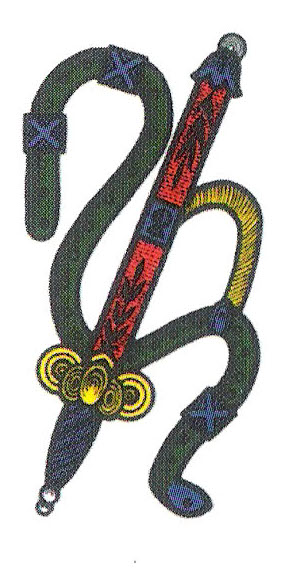
#> input picture Images/Cards/AS.jpg, 297 x 576 px
$ jupyter execute --allow-errors Esperimenti_classifier.ipynb
#> lines starting #> are read from the running program, lines starting #| are printed output that depends on the picture; after the words box and inside, x2 and y2 are one past the last pixel; in counts of white or black regions, pixels touching at a corner belong together
### utilities.py
import cv2
import numpy as np
import matplotlib.pyplot as plt

class Config:
    working_directory = "workingDirectory/"
    class CardTypes:
        with_special_symbols = ["4S","5S","4O","7S"]
        individual_shape = ["AO","AC","AB","AS","2S","3S","3B","2B","2C"]
        contours_to_count=["2O","3O","5O","6O","7O","3C","4C","5C","6C","7C","4B","5B","6B","7B",
        "6S"]
        contours_to_evaluate_color=["9O","9C","9B","9S","8O","8C","8B","8S","RO","RC","RB","RS"]

# [34 lines left out: functions reverse_tuple, print_image, not called in this run]

#refer to the file preprocessing_exp.ipynb
def gray_image(image):
    return cv2.cvtColor(image,cv2.COLOR_BGR2GRAY)
#refer to the file preprocessing_exp.ipynb
def image_inversion(image):
    return (255-image)

#refer to the file preprocessing_exp.ipynb
def preprocess_image(image,alpha = 1.9,beta=1,invert_binary = True):
    image = white_balance(image)
    gray_image = cv2.cvtColor(image,cv2.COLOR_BGR2GRAY)
    median_image = cv2.medianBlur(gray_image,3)
    img_contrasty_post_median = cv2.convertScaleAbs(median_image, alpha, beta)
    th, binary_image = cv2.threshold(img_contrasty_post_median, 155, 255, cv2.THRESH_BINARY)
    if(invert_binary):
        temp_bin = image_inversion(binary_image)
    else:temp_bin = binary_image
    contours, _ = cv2.findContours(temp_bin, cv2.RETR_EXTERNAL, cv2.CHAIN_APPROX_SIMPLE)
    ordered_contours = sorted(contours, key=cv2.contourArea, reverse=True)
    return binary_image, tuple(ordered_contours)

# [67 lines left out: functions average_hue_of_contours, label_properties, label_properties_raw, label_properties_generated, not called in this run]

def white_balance(img):
    img_float = img.astype(np.float32)

    # Compute the average value for each channel
    avg_b = np.mean(img_float[:,:,0])
    avg_g = np.mean(img_float[:,:,1])
    avg_r = np.mean(img_float[:,:,2])

    # Compute the scaling factors
    avg_gray = (avg_b + avg_g + avg_r) / 3.0
    scale_b = avg_gray / avg_b
    scale_g = avg_gray / avg_g
    scale_r = avg_gray / avg_r

    # Apply the scaling factors to each channel
    balanced_img = np.zeros_like(img_float)
    balanced_img[:,:,0] = img_float[:,:,0] * scale_b
    balanced_img[:,:,1] = img_float[:,:,1] * scale_g
    balanced_img[:,:,2] = img_float[:,:,2] * scale_r

    # Clip the values to the valid range [0, 255]
    balanced_bgr_img = np.clip(balanced_img, 0, 255).astype(np.uint8)

    return balanced_bgr_img

def label_class_only(path):
    import re
    list_of_matches = re.findall("(.)([A-Z])\.jpg", path)
    arr = list_of_matches.pop()
    if arr[0]+arr[1] in Config.CardTypes.individual_shape:
        label = arr[0]+arr[1]
    elif  arr[0]+arr[1] in Config.CardTypes.contours_to_count:
        label = arr[1]
    else: label = arr[0]
    return {"value": arr[0],"seed": arr[1],"label": label}

def images_paths(dataset_directory):
#> further down, image is the input picture: shape (576, 297, 3); mean B, G, R 192.4, 195.5, 197.3
    import glob
    paths =[]
    for x in glob.iglob(dataset_directory + "*.jpg"):
        paths.append(x)
    return paths

def print_used(image,contours):
    cv2.drawContours(image, contours[0], -1, (0, 255, 0), 2)
    print(image)

### Esperimenti_classifier.ipynb
[cell 1]
from sklearn import svm
from sklearn.model_selection import train_test_split
from sklearn.metrics import classification_report, accuracy_score
import utilities as ut
import cv2
import joblib

images_paths = ut.images_paths("Images/Cards/")

labels = []
hu_moments = []
#> (the rest of this cell did not finish here and is left out)

#> in white_balance, `avg_b = np.mean(img_float[:,:,0])`: avg_b = 192.4
#> in white_balance, `avg_g = np.mean(img_float[:,:,1])`: avg_g = 195.5
#> in white_balance, `avg_r = np.mean(img_float[:,:,2])`: avg_r = 197.3
#> in white_balance, `avg_gray = (avg_b + avg_g + avg_r) / 3.0`: avg_gray = 195.1
#> in white_balance, `scale_b = avg_gray / avg_b`: scale_b = 1.01
#> in white_balance, `scale_g = avg_gray / avg_g`: scale_g = 0.998
#> in white_balance, `scale_r = avg_gray / avg_r`: scale_r = 0.989
#> in white_balance, `balanced_img[:,:,0] = img_float[:,:,0] * scale_b`:
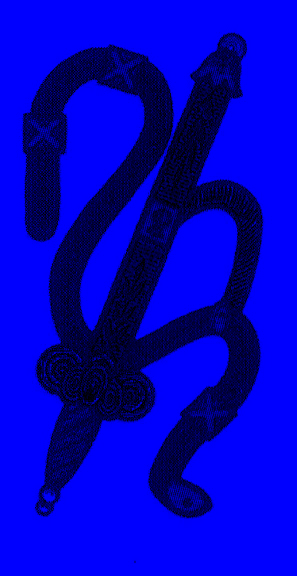
#> balanced_img: shape (576, 297, 3) float32; mean B, G, R 194.9, 0, 0; drawn with min black and max white
#> in white_balance, `balanced_img[:,:,1] = img_float[:,:,1] * scale_g`:
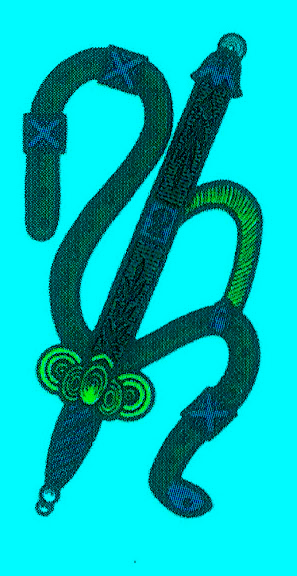
#> balanced_img: shape (576, 297, 3) float32; mean B, G, R 194.9, 195, 0; drawn with min black and max white
#> in preprocess_image, `gray_image = cv2.cvtColor(image,cv2.COLOR_BGR2GRAY)`:
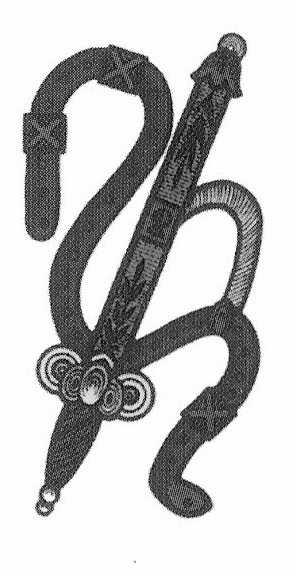
#> gray_image: shape (576, 297); min 0, max 254, mean 194.7
#> in preprocess_image, `median_image = cv2.medianBlur(gray_image,3)`:
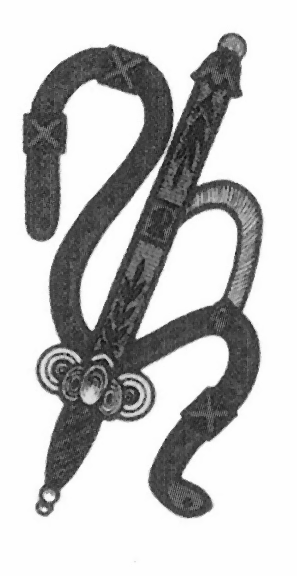
#> median_image: shape (576, 297); min 13, max 254, mean 194.5
#> in preprocess_image, `th, binary_image = cv2.threshold(img_contrasty_post_median, 155, 255, ..`:
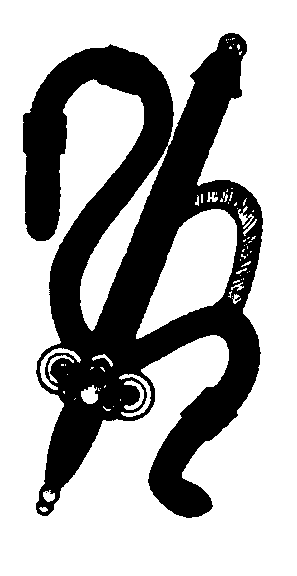
#> binary_image: shape (576, 297); 67.9% white; 2 black regions (1 under 20 px), largest, box (x1, y1, x2, y2) and area: (23, 33, 263, 518) 54893
#> in image_inversion, `return (255-image)`: returned value: shape (576, 297); 32.1% white; 2 white regions (1 under 20 px)
#> in preprocess_image, `contours, _ = cv2.findContours(temp_bin, cv2.RETR_EXTERNAL, cv2.CHAIN_..`: contours = 1 contour; box (x1, y1, x2, y2) and area: (23, 33, 263, 518) 66766
#> in preprocess_image, `ordered_contours = sorted(contours, key=cv2.contourArea, reverse=True)`: ordered_contours has the same summary as contours
    sample_proprerties = ut.label_class_only(path)
#> `moments = cv2.moments(contours[0])`: moments = moments, m00 29625390, centre m10/m00, m01/m00 = (152, 298.9)
    moments = cv2.moments(contours[0])


    hu_moments.append(cv2.HuMoments(moments).flatten())
    print(sample_proprerties["class"])
    labels.append(sample_proprerties["class"])

X_train, X_test, y_train, y_test = train_test_split(hu_moments, labels, test_size=0.2, random_state=42)
clf = svm.SVC(C=100,gamma=1,kernel='rbf')
clf.fit(X_train, y_train)

[cell 2]
test_image = cv2.imread('Images/Cards/AS.jpg')
contours = ut.preprocess_image(test_image)
moments = cv2.moments(contours[0])
hu_moment=[cv2.HuMoments(moments).flatten()]
#> hu_moment = [[0.0014, 6.47e-07, 1.03e-11, 1.74e-11, 2.22e-22, 1.29e-14, 6.83e-23]]

#> (the rest of this cell did not finish here and is left out)

$ run again, with Images/Cards/2B.jpg copied over Images/Cards/AS.jpg
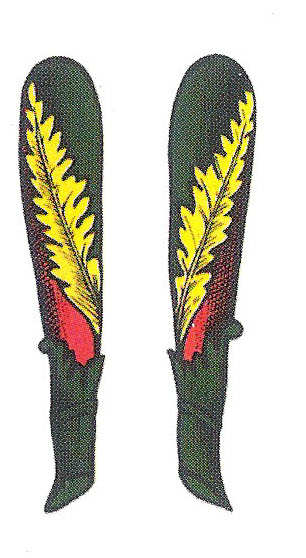
#> input picture Images/Cards/2B.jpg, 306 x 558 px
#> image is the input picture: shape (558, 306, 3); mean B, G, R 193, 205.1, 207.7
#> avg_b = 193
#> avg_g = 205.1
#> avg_r = 207.7
#> avg_gray = 201.9
#> scale_b = 1.05
#> scale_g = 0.985
#> scale_r = 0.972
#> in white_balance, `balanced_img[:,:,1] = img_float[:,:,1] * scale_g`:
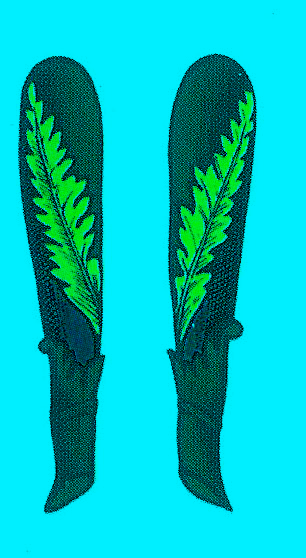
#> balanced_img: shape (558, 306, 3) float32; mean B, G, R 201.7, 202.2, 0; drawn with min black and max white
#> in preprocess_image, `th, binary_image = cv2.threshold(img_contrasty_post_median, 155, 255, ..`:
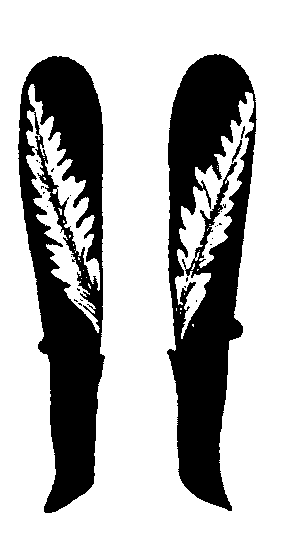
#> binary_image: shape (558, 306); 73.3% white; 26 black regions (22 under 20 px), largest, box (x1, y1, x2, y2) and area: (167, 54, 257, 511) 23149, (18, 56, 105, 513) 22309, (232, 140, 242, 163) 64, (241, 126, 245, 139) 24
#> contours = 2 contours; box (x1, y1, x2, y2) and area: (167, 54, 257, 511) 28088, (18, 56, 105, 513) 27686
#> ordered_contours has the same summary as contours
#> moments = moments, m00 31906875, centre m10/m00, m01/m00 = (157.9, 283.4)
#> hu_moment = [[0.00119, 4.18e-07, 3.64e-12, 2.4e-12, 4.9e-24, 1.04e-15, 5.12e-24]]
